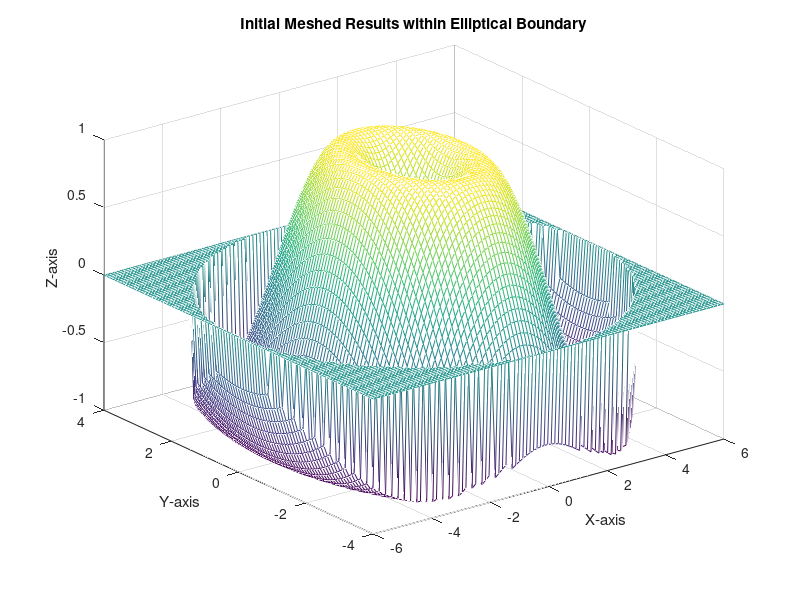
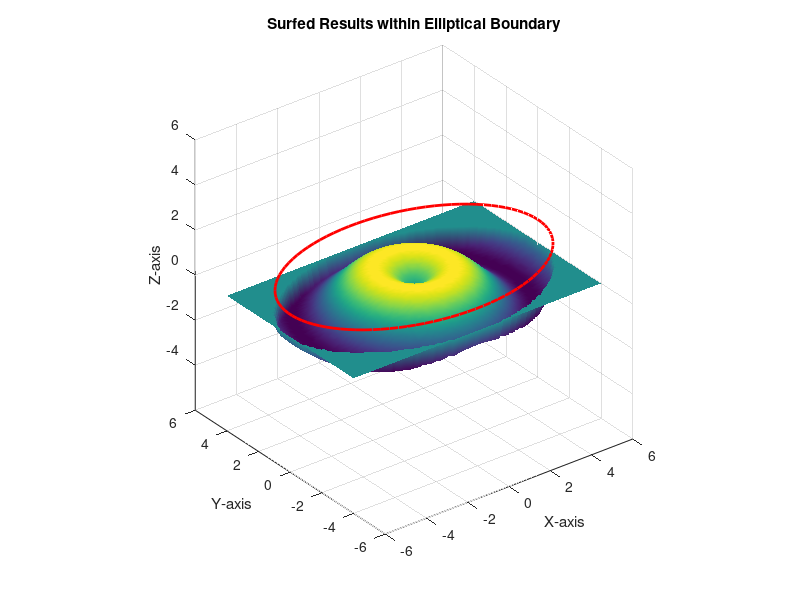

Here is the MATLAB script that generated these plots, in order:
% Parameters
D = 0.5;  % Diffusion coefficient
dt = 0.01; % Time step
T = 1;    % Total simulation time
a = 6;    % Semi-major axis of the ellipse
b = 4;    % Semi-minor axis of the ellipse

% Define grid
Nx = 100; % Number of points along x-axis
Ny = 100; % Number of points along y-axis
x = linspace(-a, a, Nx);
y = linspace(-b, b, Ny);
[X, Y] = meshgrid(x, y);

% Elliptical boundary condition
ellipse_mask = (X.^2 / a^2 + Y.^2 / b^2) <= 1;

% Initialize Z within the elliptical boundary
Z = zeros(Nx, Ny);
Z(ellipse_mask) = sin(sqrt(X(ellipse_mask).^2 + Y(ellipse_mask).^2));

% Plot the initial mesh
figure;
mesh(X, Y, Z);
title('Initial Meshed Results within Elliptical Boundary');
xlabel('X-axis');
ylabel('Y-axis');
zlabel('Z-axis');
shading interp

% Solving the Fokker-Planck equation
for t = 0:dt:T
    % Compute the Laplacian (finite difference approximation)
    Laplacian = (circshift(Z, [0, 1]) + circshift(Z, [0, -1]) + ...
                 circshift(Z, [1, 0]) + circshift(Z, [-1, 0]) - 4 * Z) / (a * b);

    % Update the solution using the Fokker-Planck equation
    Z_new = Z + D * Laplacian * dt;

    % Apply elliptical boundary conditions
    Z = Z_new;
    Z(~ellipse_mask) = 0;
end

% Plotting the results within an elliptical boundary
figure;
surf(X, Y, Z, 'EdgeColor', 'none');
title('Surfed Results within Elliptical Boundary');
xlabel('X-axis');
ylabel('Y-axis');
zlabel('Z-axis');
axis equal;
shading interp

% Overlay ellipse outline
hold on;
theta = linspace(0, 2 * pi, 100);
x_ellipse = a * cos(theta);
y_ellipse = b * sin(theta);
plot3(x_ellipse, y_ellipse, max(Z(:)) * ones(size(theta)), 'r', 'LineWidth', 2);